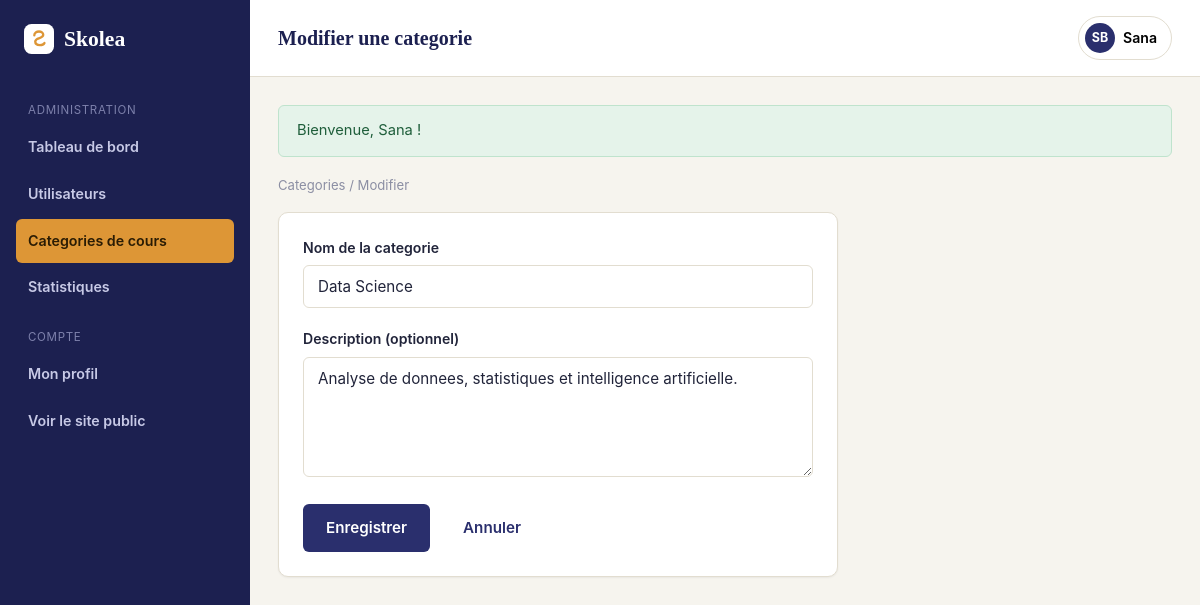
Page /SkoleaMVC/View/BackOffice/admin_categorie_modifier.php?id=2 (signed in) on the committed database.
### tables this page shows
CREATE TABLE categories (
    id              INT UNSIGNED AUTO_INCREMENT PRIMARY KEY,
    nom             VARCHAR(100) NOT NULL UNIQUE,
    description     VARCHAR(255) NULL,
    date_creation   DATETIME NOT NULL DEFAULT CURRENT_TIMESTAMP
);

### config.php (called while the page is built)
<?php
class config
{
    private static $pdo = null;
    public static function getConnexion()
    {
        if (!isset(self::$pdo)) {
            $servername = "localhost";
            $username = "root";
            $password = "";
            $dbname = "skolea";
            try {
                self::$pdo = new PDO(
                    "mysql:host=$servername;dbname=$dbname;charset=utf8mb4",
                    $username,
                    $password
                );
                self::$pdo->setAttribute(PDO::ATTR_ERRMODE, PDO::ERRMODE_EXCEPTION);
                self::$pdo->setAttribute(PDO::ATTR_DEFAULT_FETCH_MODE, PDO::FETCH_ASSOC);
            } catch (Exception $e) {
                die('Erreur de connexion : ' . $e->getMessage());
            }
        }
        return self::$pdo;
    }
}

### SkoleaMVC/Model/Categorie.php (called while the page is built, shortened)
<?php
class Categorie
{
    private $pdo;
    public function __construct()
    {
        $this->pdo = config::getConnexion();
    }
    public function find($id)
    {
        $stmt = $this->pdo->prepare('SELECT * FROM categories WHERE id = :id');
        $stmt->execute(['id' => $id]);
        return $stmt->fetch() ?: null;
    }
}

### SkoleaMVC/helpers.php (called while the page is built, shortened)
<?php
function e($value)
{
    return htmlspecialchars($value ?? '', ENT_QUOTES, 'UTF-8');
}
function old($old, $key, $default = '')
{
    return e($old[$key] ?? $default);
}

### SkoleaMVC/View/BackOffice/admin_categorie_modifier.php (the view, shortened to what this page needs)
<?php
require_once __DIR__ . '/../../bootstrap.php';
require_once __DIR__ . '/../../Model/Categorie.php';
$id = (int) ($_GET['id'] ?? 0);
$categorie = (new Categorie())->find($id);
$old = $categorie;
$errors = [];
require __DIR__ . '/includes/header.php';
?>
<div class="breadcrumb">
    <a href="admin_categories.php">Categories</a> / Modifier
</div>
<div class="card" style="max-width:560px;">
    <div class="card-body">
        <form method="post" action="admin_categorie_modifier.php?id=<?= $id ?>" id="form-categorie" novalidate>
            <div class="form-group">
                <label class="form-label" for="nom">Nom de la categorie</label>
                <input type="text" id="nom" name="nom" class="form-control<?= isset($errors['nom']) ? ' is-invalid' : '' ?>"
                       value="<?= old($old, 'nom') ?>" placeholder="Ex : Developpement Web">
            </div>
            <div class="form-group">
                <label class="form-label" for="description">Description (optionnel)</label>
                <textarea id="description" name="description" class="form-control" rows="3"
                          placeholder="Quelques mots pour presenter cette categorie"><?= old($old, 'description') ?></textarea>
            </div>
            <div class="cluster" style="margin-top:8px;">
                <button type="submit" class="btn btn-primary">Enregistrer</button>
                <a href="admin_categories.php" class="btn btn-ghost">Annuler</a>
            </div>
        </form>
    </div>
</div>
<?php require __DIR__ . '/includes/footer.php'; ?>

### SkoleaMVC/assets/css/app.css (style rules this page uses)
:root { --color-bg: #f6f4ee; --color-surface: #ffffff; --color-surface-alt: #efece2; --color-border: #e2ddd0; --color-text: #21243a; --color-text-muted: #63667c; --color-text-soft: #8b8ea3; --color-primary: #2a2f6d; --color-primary-dark: #1c2050; --color-primary-light: #4c56a6; --color-accent: #dd9636; --color-accent-dark: #b87a24; --color-success: #2e8b57; --color-success-bg: #e5f3ea; --color-warning: #c77d22; --color-warning-bg: #faf0e0; --color-danger: #c1443a; --color-danger-bg: #fbe9e7; --color-info: #2f6f9e; --color-info-bg: #e7f1f7; --font-heading: Cambria, Georgia, 'Times New Roman', serif; --font-body: -apple-system, BlinkMacSystemFont, 'Segoe UI', Roboto, Helvetica, Arial, sans-serif; --radius-sm: 6px; --radius-md: 10px; --radius-lg: 18px; --shadow-sm: 0 1px 2px rgba(33, 36, 58, 0.06); --shadow-md: 0 8px 24px rgba(33, 36, 58, 0.08); --shadow-lg: 0 16px 40px rgba(33, 36, 58, 0.14); --container-width: 1140px; }
*, *::before, *::after { box-sizing: border-box; }
html { -webkit-text-size-adjust: 100%; scroll-behavior: smooth; }
body { margin: 0; background: var(--color-bg); color: var(--color-text); font-family: var(--font-body); font-size: 16px; line-height: 1.6; -webkit-font-smoothing: antialiased; }
a { color: inherit; text-decoration: none; }
button { font: inherit; }
.cluster { display: flex; align-items: center; gap: 10px; flex-wrap: wrap; }
.btn { display: inline-flex; align-items: center; justify-content: center; gap: 8px; border: 1px solid transparent; border-radius: var(--radius-sm); padding: 11px 22px; font-size: .95rem; font-weight: 600; cursor: pointer; transition: transform .12s ease, box-shadow .12s ease, background-color .12s ease, border-color .12s ease; white-space: nowrap; }
.btn-primary { background: var(--color-primary); color: #fff; }
.btn-ghost { background: transparent; color: var(--color-primary); }
.card { background: var(--color-surface); border: 1px solid var(--color-border); border-radius: var(--radius-md); box-shadow: var(--shadow-sm); }
.card-body { padding: 24px; }
.form-group { margin-bottom: 20px; }
.form-label { display: block; font-weight: 600; font-size: .88rem; margin-bottom: 6px; color: var(--color-text); }
.form-control { width: 100%; padding: 11px 14px; border: 1px solid var(--color-border); border-radius: var(--radius-sm); background: var(--color-surface); font-family: inherit; font-size: .95rem; color: var(--color-text); transition: border-color .12s ease, box-shadow .12s ease; }
textarea.form-control { resize: vertical; min-height: 120px; }
.breadcrumb { font-size: .82rem; color: var(--color-text-soft); margin-bottom: 16px; }

### rows in the picture
categories: nom "Data Science", description "Analyse de donnees, statistiques et intelligence artificielle."

### other values in the picture
$pageTitle "Modifier une categorie"
$utilisateur['prenom'] "Sana"
$message "Bienvenue, Sana !"
